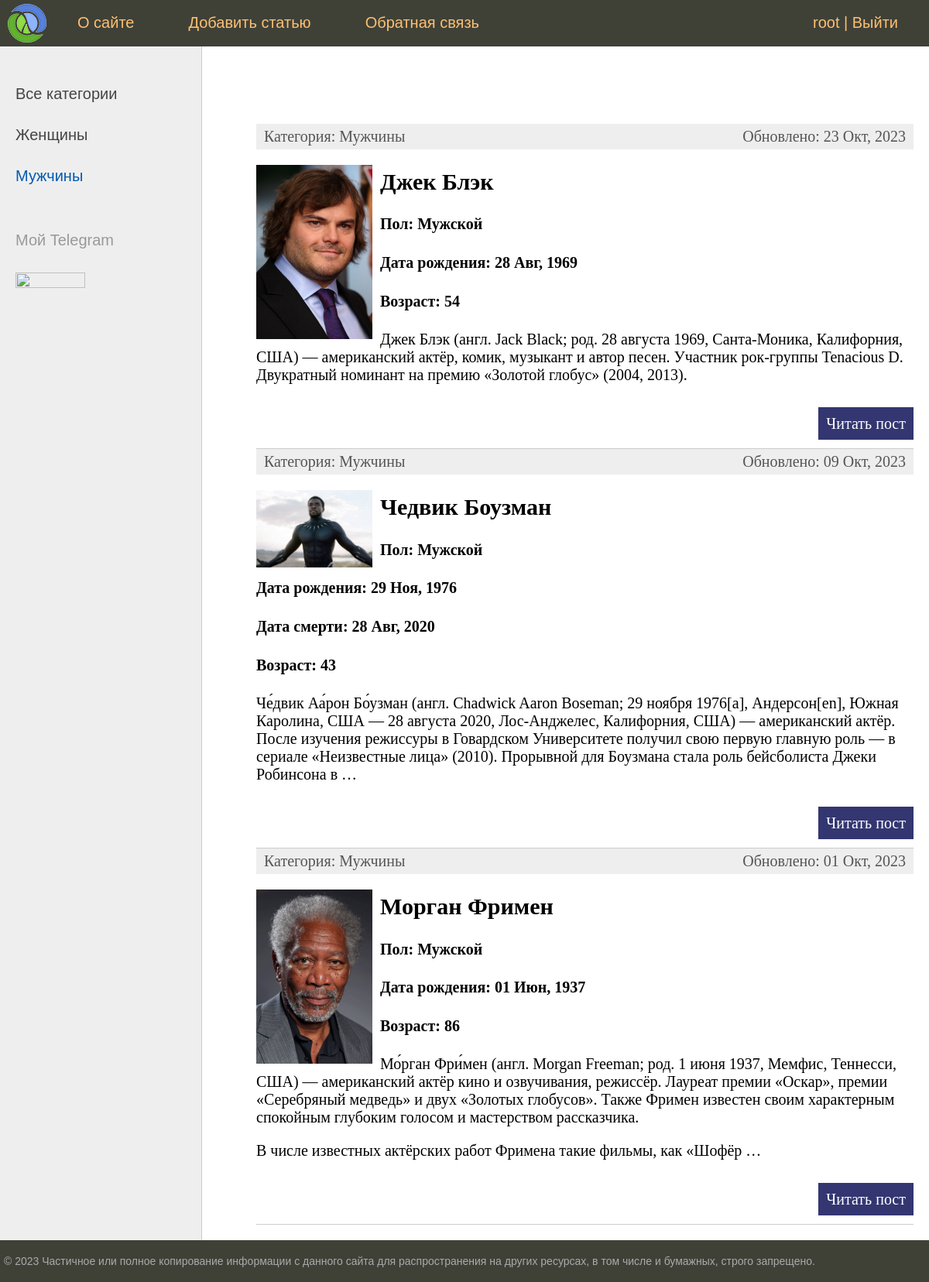
Screenshot of /category/2/ (signed in) with the database file from the repository.
### actors/models.py (models this page shows, shortened)
class Category(models.Model):
    name = models.CharField(max_length=100, db_index=True, verbose_name="Категория")
    slug = models.SlugField(max_length=255, unique=True, db_index=True, verbose_name="URL")
    def __str__(self):
        return self.name
    def get_absolute_url(self):
        return reverse('category', kwargs={'cat_id': self.pk})
    class Meta:
        verbose_name = 'категорию'
        verbose_name_plural = 'Категории'
        ordering = ['id']

class Actors(models.Model):
    title = models.CharField(max_length=255, verbose_name='Заголовок')
    slug = models.SlugField(max_length=100, unique=True, db_index=True, verbose_name='URL')
    sex = models.CharField(max_length=100, verbose_name='Пол')
    birth = models.DateField(blank=True, verbose_name='Дата рождения')
    death = models.DateField(blank=True, null=True, verbose_name='Дата смерти')
    bio = models.TextField(blank=True, verbose_name='Биография')
    photo = models.ImageField(blank=True, null=True, upload_to='photos%Y/%m/%d/', verbose_name='Фото')
    crt_time = models.DateTimeField(auto_now_add=True, verbose_name='Время создания')
    upd_time = models.DateTimeField(auto_now=True, verbose_name='Время обновления')
    is_published = models.BooleanField(default=True, verbose_name='Публикация')
    cat = models.ForeignKey('Category', on_delete=models.PROTECT, verbose_name='Категория')
    def get_age(self):
        b_s = str(self.birth)
        date_format = '%Y-%m-%d'
        if self.death is None:
            temp = datetime.today() - datetime.strptime(b_s, date_format)
        else:
            d_s = str(self.death)
            temp = datetime.strptime(d_s, date_format) - datetime.strptime(b_s, date_format)
        return temp.days // 365
    def get_absolute_url(self):
        return reverse('post', kwargs={'post_slug': self.slug})
    class Meta:
        verbose_name = 'актёров'
        verbose_name_plural = 'Актёры'
        ordering = ['-crt_time', 'title']

### actors/views.py (the view)
# urls.py: path('category/<int:cat_id>/', ShowCategory.as_view(), name='category'),
class ShowCategory(DataMixin, ListView):
    model = Actors
    template_name = 'actors/startpage.html'
    context_object_name = 'posts'
    def get_queryset(self):
        return Actors.objects.filter(cat__id=self.kwargs['cat_id'], is_published=True)
    def get_context_data(self, *, object_list=None, **kwargs):
        context = super().get_context_data(**kwargs)
        c_def = self.get_user_context(title='Категория - ' + str(context['posts'][0].cat),
                                      cat_selected=context['posts'][0].cat_id)
        return dict(list(context.items()) + list(c_def.items()))

### actors/templatetags/actors_tags.py (called while the page is built)
@register.inclusion_tag('actors/list_categories.html')
def show_categories(sort=None, cat_selected=0):
    if not sort:
        cats = Category.objects.annotate(Count('actors'))
    else:
        cats = Category.objects.annotate(Count('actors')).order_by(sort)
    return {'cats': cats, 'cat_selected': cat_selected}

### actors/utils.py (called while the page is built)
    def get_user_context(self, **kwargs):
        context = kwargs
        cats = Category.objects.all()
        user_menu = menu.copy()
        if not self.request.user.is_authenticated:
            user_menu.pop(1)
        context['menu'] = user_menu
        context['cats'] = cats
        if 'cat_selected' not in context:
            context['cat_selected'] = 0
        return context

### actors/templates/actors/startpage.html (shortened to what this page needs)
{% extends 'actors/base.html' %}
{% block content %}
<ul class="list-articles">
	{% for p in posts %}
			<li><div class="article-panel">
				<p class="first">Категория: {{p.cat}}</p>
				<p class="last">Обновлено: {{p.upd_time|date:'d M, Y'}}</p>
			</div>
{% if p.photo %}
	<p><img class="img-article-left thumb" src="{{p.photo.url}}"></p>
{% endif %}
				<h2>{{p.title}}</h2>
				<h4>Пол: {{p.sex}}</h4>
				<h4>Дата рождения: {{p.birth|date:'d M, Y'}}</h4>
				{% if p.death %}
				<h4>Дата смерти: {{p.death|date:'d M, Y'}}</h4>
				{% endif %}
				<h4>Возраст: {{p.get_age}}</h4>
	{% autoescape on %}
	{{p.bio|linebreaks|truncatewords:50}}
	{% endautoescape %}
			<p class="link-read-post"><a href="{{p.get_absolute_url}}">Читать пост</a></p>
			</li>
	{% endfor %}
</ul>
{% endblock %}

### actors/templates/actors/base.html (shortened to what this page needs)
{% load static %}
{% load actors_tags %}
<!DOCTYPE html>
<html>
<head>
	<link type="text/css" href="{% static 'actors/css/styles.css' %}" rel="stylesheet" />
</head>
<body>
<table class="table-page" border=0 cellpadding="0" cellspacing="0">
<tr><td valign=top>
{% block mainmenu %}
		<div class="header">
			<ul id="mainmenu" class="mainmenu">
			<li class="logo"><a href="{% url 'home' %}"><div class="logo"></div></a></li>
{% for m in menu %}
			<li><a href="{% url m.url_name %}">{{m.title}}</a></li>
{% endfor %}
				{% if request.user.is_authenticated %}
				<li class="last">{{user.username}} | <a href="{% url 'logout' %}">Выйти</a></li>
				{% else %}
			<li class="last"><a href="{% url 'register' %}">Регистрация</a> | <a href="{% url 'login' %}">Войти</a></li>
				{% endif %}
			</ul>
		</div>
{% endblock mainmenu %}
<table class="table-content" border=0 cellpadding="0" cellspacing="0">
<tr>
	<td valign="top" class="left-chapters">
	<ul id="leftchapters">
{% if cat_selected == 0 %}
		<li class="selected">Все категории</li>
{% else %}
		<li><a href="{% url 'home' %}">Все категории</a></li>
{% endif %}
{% show_categories sort='name' cat_selected=cat_selected %}
		<li class="share">
		<p>Мой Telegram</p>
		<a href="https://t.me/SamFATEWOLF"><img src="{% static 'actors/images/telegram.png' %}" width="90" height="90"></a>
		</li>
	</ul>
</td>
<td valign="top" class="content">
	<div class="content-text">
{% block content %}
{% endblock %}
	</div>
</td></tr></table>
</td></tr>
<tr><td valign=top>
	<div id="footer">
		<p>&copy; 2023 Частичное или полное копирование информации с данного сайта для распространения на других ресурсах, в том числе и бумажных, строго запрещено.</p>
	</div>
</td></tr></table>
</body>
</html>

### actors/templates/actors/list_categories.html
{% for c in cats %}
{% if c.actors__count > 0 %}
	{% if c.pk == cat_selected %}
		<li class="selected">{{c.name}}</li>
	{% else %}
		<li><a href="{{ c.get_absolute_url }}">{{c.name}}</a></li>
	{% endif %}
{% endif %}
{% endfor %}

### actors/static/actors/css/styles.css (style rules this page uses)
html, body { font-family: 'Arial'; margin: 0; padding: 0; height: 100%; width: 100%; color: #444; }
a { color: #0059b2; text-decoration: none; }
img { max-width: 600px; height: auto; }
img.img-article-left { max-width: 300px; height: auto; float: left; padding: 0 10px 10px 0; }
img.img-article-left.thumb { max-width: 150px; height: auto; }
p.link-read-post { text-align: right; }
p.link-read-post a { padding: 10px; min-width: 100px; background: #333671; color: #fff; text-decoration: none; }
div.article-panel { background: #eee; padding: 5px 10px 5px 10px; box-sizing border-box; overflow: hidden; color: #555; }
div.article-panel p.first { margin: 0; float: left; }
div.article-panel p.last { margin: 0; float: right; }
ul.list-articles { list-style: none; margin: 0; padding: 0; }
ul.list-articles li { border-bottom: 1px solid #ccc; }
.table-page { width: 100%; height: 100%; vertical-align: top; }
.table-page tr { height: 100%; }
.header { background: #3F4137; height: 60px; }
.logo { background: url('../images/logo.png') no-repeat 10px 5px; width: 70px; height: 60px; }
ul.mainmenu { list-style: none; margin: 0; padding: 0; height: 60px; color: #fdc073; font-size: 20px; overflow: hidden; }
ul.mainmenu li { float: left; margin: 18px 40px 0 30px; }
ul.mainmenu li.logo { margin: 0; }
ul.mainmenu li.last { float: right; }
ul.mainmenu li a { color: #fdc073; text-decoration: none; }
.table-content { width: 100%; min-height: 100%; height: 100%; }
.left-chapters { margin: 0; background: #eee; border-right: 1px solid #ccc; min-height: 100%; }
.left-chapters ul { width: 230px; min-height: 100%; margin: 0; padding: 20px 10px 10px 20px; list-style: none; font-size: 20px; }
.left-chapters ul li { margin: 30px 0 0 0; color: #999; }
.left-chapters ul li.selected { color: #0059b2; }
.left-chapters ul li a { color: #444; text-decoration: none; }
.left-chapters ul li.share { margin: 60px 0 0 0; }
.left-chapters ul li.share p { margin: 30px 0 30px 0; }
.left-chapters ul li.share a { display: inline-block; width: 40px; height: 40px; margin: 0 20px 0 0; }
.content { padding: 40px 20px 20px 40px; width: 100%; box-sizing: border-box; }
.content-text { margin: 60px 0 0 30px; color: #000; font-size: 20px; font-family: Yandex Sans Display Light; }
#footer { box-sizing: border-box; background: #3F4137; padding: 5px; color: #aaa; font-size: 14px; font-family: Verdana, Geneva, Arial, Helvetica; text-align: left; overflow: hidden; }

### rows the page displays
Category: name "Женщины"
Category: name "Мужчины"
Actors: cat "Мужчины", upd_time "23 Окт, 2023", photo (picture), title "Джек Блэк", sex "Мужской", birth "28 Авг, 1969", get_age "54", bio "Джек Блэк (англ. Jack Black; род. 28 августа 1969, Санта-Моника, Калифорния, США) — американский актёр, комик, музыкант и автор песен. Участник рок-группы Tenacious D. Двукратный номинант на премию «Золотой глобус» (2004, 2013)."
Actors: cat "Мужчины", upd_time "09 Окт, 2023", photo (picture), title "Чедвик Боузман", sex "Мужской", birth "29 Ноя, 1976", death "28 Авг, 2020", get_age "43", bio "Че́двик Аа́рон Бо́узман (англ. Chadwick Aaron Boseman; 29 ноября 1976[a], Андерсон[en], Южная Каролина, США — 28 августа 2020, Лос-Анджелес, Калифорния, США) — американский актёр. После изучения режиссуры в Говардском Университете получил свою первую главную роль — в сериале «Неизвестные лица» (2010). Прорывной для Боузмана стала роль бейсболиста Джеки Робинсона в …"
Actors: cat "Мужчины", upd_time "01 Окт, 2023", photo (picture), title "Морган Фримен", sex "Мужской", birth "01 Июн, 1937", get_age "86", bio "Мо́рган Фри́мен (англ. Morgan Freeman; род. 1 июня 1937, Мемфис, Теннесси, США) — американский актёр кино и озвучивания, режиссёр. Лауреат премии «Оскар», премии «Серебряный медведь» и двух «Золотых глобусов». Также Фримен известен своим характерным спокойным глубоким голосом и мастерством рассказчика. В числе известных актёрских работ Фримена такие фильмы, как «Шофёр …"

### other values shown
{{ m.title }} "О сайте" "Добавить статью" "Обратная связь"
{{ user.username }} "root"
